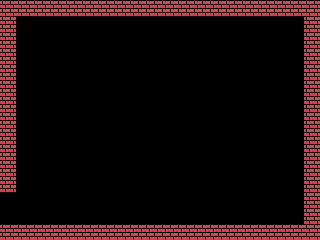

A 2D game scene composited from a Tiled map and its tileset images. What follows is a short description and the map's XML, with each tile layer's data collapsed to a summary:
An orthogonal 40x30 tile map with 8x8 px tiles, 2 tile layers (Solids, Spikes), 3 tilesets and 1 object (Player).

<map version="1.5" tiledversion="1.5.0" orientation="orthogonal" renderorder="right-down" width="40" height="30" tilewidth="8" tileheight="8" infinite="0" nextlayerid="4" nextobjectid="2">
 <tileset firstgid="1" source="../tilesets/castle_tiles.tsx" />
 <tileset firstgid="9" source="../tilesets/spikes.tsx" />
 <tileset firstgid="13" source="../tilesets/grass.tsx" />
 <layer id="1" name="Solids" width="40" height="30">
  <data>[1200 cells, 256 non-empty, 1 distinct tile ids]</data>
 </layer>
 <layer id="3" name="Spikes" width="40" height="30">
  <data>[1200 cells, 0 non-empty, 0 distinct tile ids]</data>
 </layer>
 <objectgroup id="2" name="Objects">
  <object id="1" name="Player" x="16" y="216" width="8" height="8" />
 </objectgroup>
</map>
